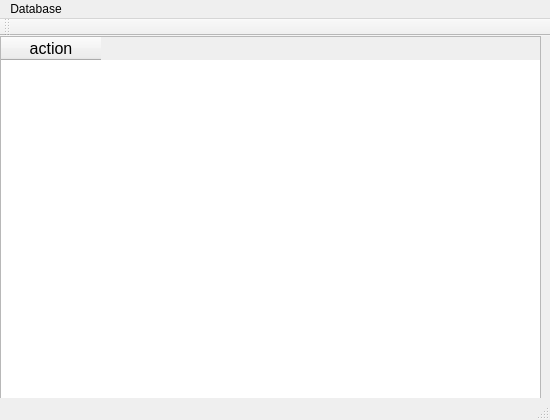
<?xml version="1.0" encoding="UTF-8"?>
<ui version="4.0">
 <class>MainWindow</class>
 <widget class="QMainWindow" name="MainWindow">
  <property name="geometry">
   <rect>
    <x>0</x>
    <y>0</y>
    <width>550</width>
    <height>420</height>
   </rect>
  </property>
  <property name="minimumSize">
   <size>
    <width>550</width>
    <height>420</height>
   </size>
  </property>
  <property name="maximumSize">
   <size>
    <width>550</width>
    <height>420</height>
   </size>
  </property>
  <property name="windowTitle">
   <string>MainWindow</string>
  </property>
  <widget class="QWidget" name="centralwidget">
   <widget class="QWidget" name="gridLayoutWidget">
    <property name="geometry">
     <rect>
      <x>0</x>
      <y>0</y>
      <width>541</width>
      <height>371</height>
     </rect>
    </property>
    <layout class="QGridLayout" name="gridLayout">
     <item row="0" column="0">
      <widget class="QTableWidget" name="tableWidget">
       <column>
        <property name="text">
         <string>action</string>
        </property>
        <property name="font">
         <font>
          <pointsize>12</pointsize>
         </font>
        </property>
       </column>
      </widget>
     </item>
    </layout>
   </widget>
  </widget>
  <widget class="QMenuBar" name="menubar">
   <property name="geometry">
    <rect>
     <x>0</x>
     <y>0</y>
     <width>550</width>
     <height>22</height>
    </rect>
   </property>
   <widget class="QMenu" name="menuDatabase">
    <property name="title">
     <string>Database</string>
    </property>
   </widget>
   <addaction name="menuDatabase"/>
  </widget>
  <widget class="QStatusBar" name="statusbar"/>
  <widget class="QToolBar" name="toolBar">
   <property name="windowTitle">
    <string>toolBar</string>
   </property>
   <attribute name="toolBarArea">
    <enum>TopToolBarArea</enum>
   </attribute>
   <attribute name="toolBarBreak">
    <bool>false</bool>
   </attribute>
  </widget>
 </widget>
 <resources/>
 <connections/>
</ui>
